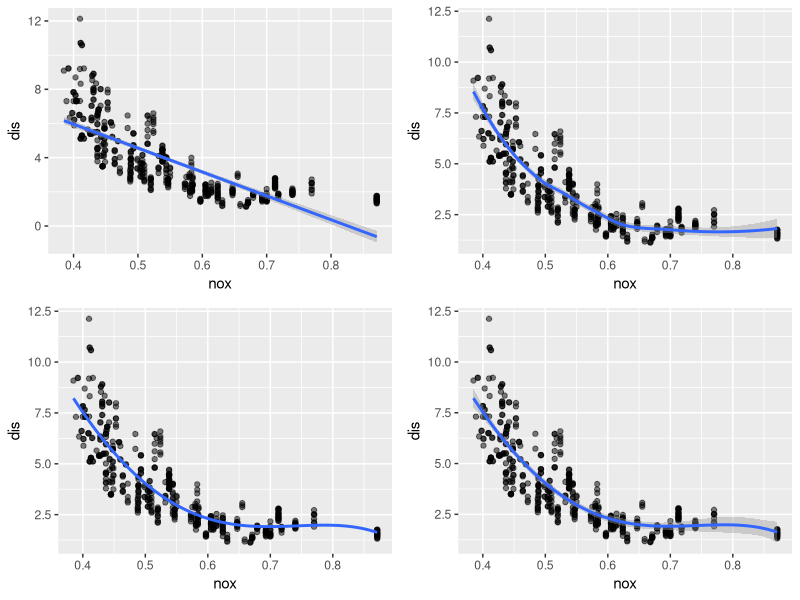
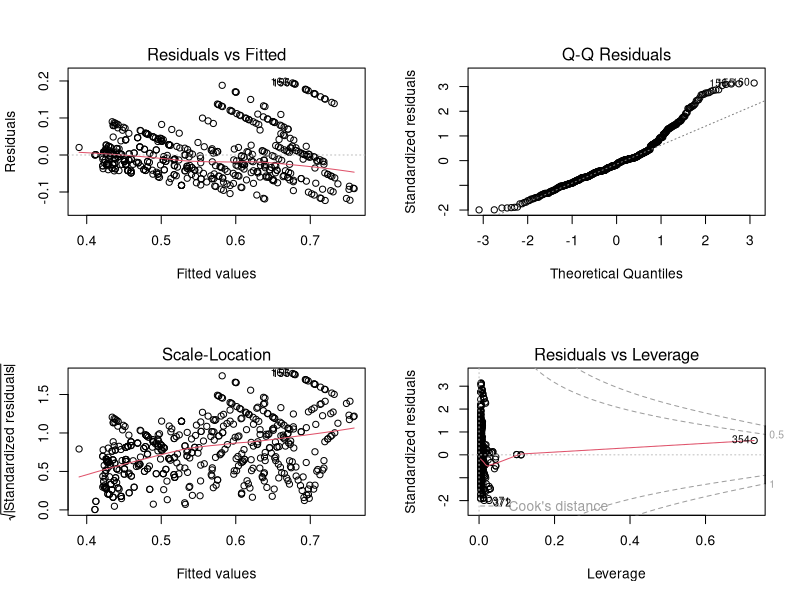

Generate these figures, in order, with R:
## ---- chunk 1
knitr::opts_chunk$set(echo = TRUE)
## ---- chunk 2
#View(Boston)
## ---- chunk 3
library(MASS)
library(tidyverse)
library(gridExtra)
## ---- chunk 4
g1 <- ggplot(Boston, aes(x = nox, y = dis)) +
  geom_point(alpha = 0.5) +
  geom_smooth(method = "lm", formula = y ~ x)

g2 <- ggplot(Boston, aes(x = nox, y = dis)) +
  geom_point(alpha = 0.5) +
  geom_smooth(method = "loess", formula = y ~ x)



g3 <- ggplot(Boston, aes(x = nox, y = dis)) +
  geom_point(alpha = 0.5) +
  geom_smooth(method = "lm", formula = y ~ poly(x, 4), se = FALSE)

g4 <- ggplot(Boston, aes(x = nox, y = dis)) +
  geom_point(alpha = 0.5) +
  geom_smooth(method = "lm", 
              formula = y ~ poly(x, 4),
              level=0.95, # Default
              se = TRUE) # Default


grid.arrange(g1, g2, g3, g4, ncol = 2)

## ---- chunk 5
fit = lm(nox ~ poly(dis, 4), data = Boston)
par(mfrow=c(2,2))
plot(fit)
## ---- chunk 6
coef(summary(fit))
